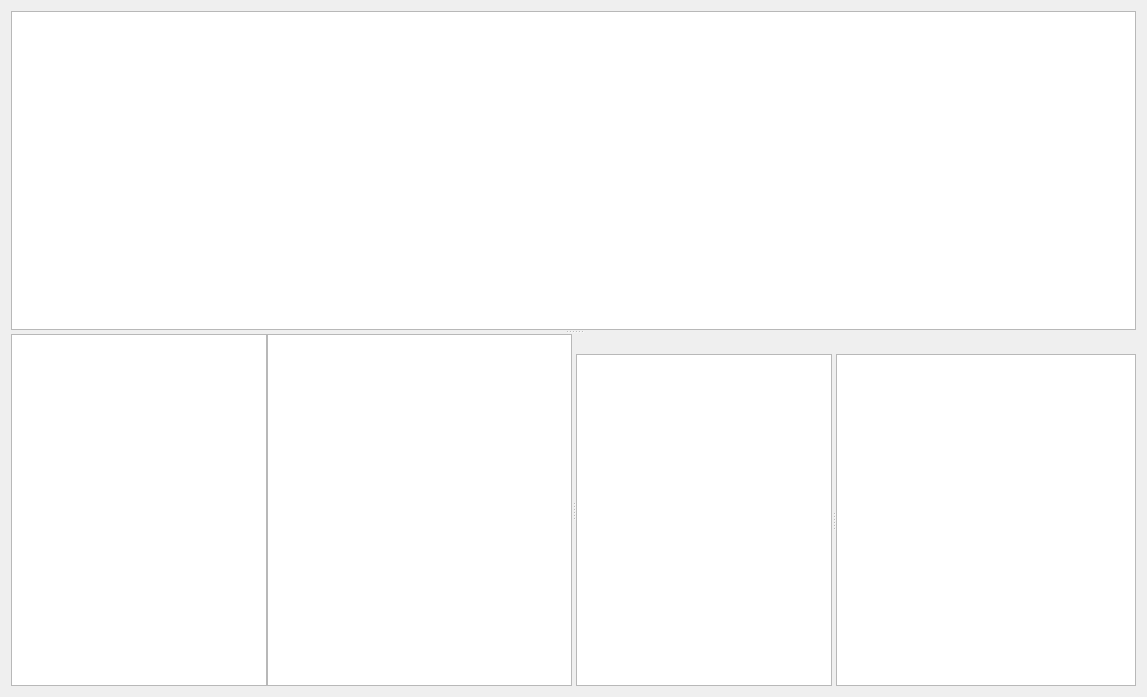
<?xml version="1.0" encoding="UTF-8"?>
<ui version="4.0">
 <class>Form</class>
 <widget class="QWidget" name="Form">
  <property name="geometry">
   <rect>
    <x>0</x>
    <y>0</y>
    <width>1147</width>
    <height>697</height>
   </rect>
  </property>
  <property name="windowTitle">
   <string>Form</string>
  </property>
  <layout class="QVBoxLayout" name="verticalLayout_2">
   <item>
    <widget class="QSplitter" name="splitter_3">
     <property name="orientation">
      <enum>Qt::Orientation::Vertical</enum>
     </property>
     <widget class="ProjectView" name="project_tableView">
      <attribute name="horizontalHeaderStretchLastSection">
       <bool>true</bool>
      </attribute>
      <attribute name="verticalHeaderStretchLastSection">
       <bool>true</bool>
      </attribute>
     </widget>
     <widget class="QSplitter" name="splitter_2">
      <property name="orientation">
       <enum>Qt::Orientation::Horizontal</enum>
      </property>
      <widget class="QSplitter" name="class_splitter">
       <property name="lineWidth">
        <number>0</number>
       </property>
       <property name="orientation">
        <enum>Qt::Orientation::Horizontal</enum>
       </property>
       <property name="handleWidth">
        <number>0</number>
       </property>
       <widget class="ClassView" name="class_treeView_fixed">
        <property name="verticalScrollBarPolicy">
         <enum>Qt::ScrollBarPolicy::ScrollBarAlwaysOff</enum>
        </property>
       </widget>
       <widget class="ClassView" name="class_treeView_extendable">
        <property name="sizePolicy">
         <sizepolicy hsizetype="Expanding" vsizetype="Expanding">
          <horstretch>1</horstretch>
          <verstretch>0</verstretch>
         </sizepolicy>
        </property>
       </widget>
      </widget>
      <widget class="QWidget" name="verticalLayoutWidget">
       <layout class="QVBoxLayout" name="verticalLayout">
        <item>
         <widget class="QLabel" name="property_label">
          <property name="text">
           <string/>
          </property>
         </widget>
        </item>
        <item>
         <widget class="QSplitter" name="splitter">
          <property name="sizePolicy">
           <sizepolicy hsizetype="Expanding" vsizetype="Preferred">
            <horstretch>0</horstretch>
            <verstretch>1</verstretch>
           </sizepolicy>
          </property>
          <property name="orientation">
           <enum>Qt::Orientation::Horizontal</enum>
          </property>
          <widget class="PropertyView" name="property_TableView_fixed"/>
          <widget class="PropertyView" name="property_TableView_extendable">
           <property name="sizePolicy">
            <sizepolicy hsizetype="Expanding" vsizetype="Expanding">
             <horstretch>1</horstretch>
             <verstretch>0</verstretch>
            </sizepolicy>
           </property>
          </widget>
         </widget>
        </item>
       </layout>
      </widget>
     </widget>
    </widget>
   </item>
  </layout>
 </widget>
 <customwidgets>
  <customwidget>
   <class>ProjectView</class>
   <extends>QTableView</extends>
   <header>som_gui.module.usecases.ui</header>
  </customwidget>
  <customwidget>
   <class>ClassView</class>
   <extends>QTreeView</extends>
   <header>som_gui.module.usecases.ui</header>
  </customwidget>
  <customwidget>
   <class>PropertyView</class>
   <extends>QTableView</extends>
   <header>som_gui.module.usecases.ui</header>
  </customwidget>
 </customwidgets>
 <resources/>
 <connections/>
</ui>
